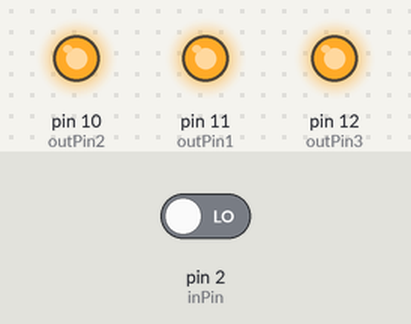
Simulated run of this sketch. Board: Arduino Uno, built with avr-gcc and run on an emulated ATmega328P. Parts: output pins drawn as LEDs (lit = HIGH). The inputs (shaded band) are chosen by the test bench; at power-on: pin 2 (inPin) LOW.

Above: at 1.2 s.
1.3 s: pin 2 (inPin) driven HIGH
At 1.9 s:
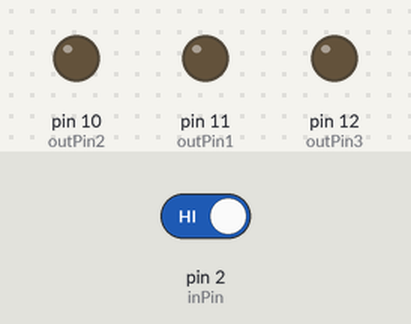
Timing chart, 0 to 4.3 s (numbered marks = the images above; inputs shaded):
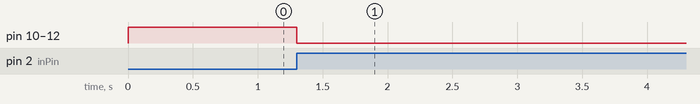

The sketch:

sketch_jul31d.ino
```cpp
int inPin = 2;         // the number of the input pin
int outPin1 = 11;       // the number of the output pin
int outPin2 = 10;
int outPin3 = 12;

int state = HIGH;      // the current state of the output pin
int reading;           // the current reading from the input pin
int previous = LOW;    // the previous reading from the input pin

// the follow variables are long's because the time, measured in miliseconds,
// will quickly become a bigger number than can be stored in an int.
long time = 0;         // the last time the output pin was toggled
long debounce = 200;   // the debounce time, increase if the output flickers

void setup()
{
  pinMode(inPin, INPUT);
  pinMode(outPin1, OUTPUT);
  pinMode(outPin2, OUTPUT);
  pinMode(outPin3, OUTPUT);
}

void loop()
{
  reading = digitalRead(inPin);

  // if the input just went from LOW and HIGH and we've waited long enough
  // to ignore any noise on the circuit, toggle the output pin and remember
  // the time
  if (reading == HIGH && previous == LOW && millis() - time > debounce) {
    if (state == HIGH)
      state = LOW;
    else
      state = HIGH;

    time = millis();
  }

  digitalWrite(outPin1, state);
  digitalWrite(outPin2, state);
  digitalWrite(outPin3, state);

  previous = reading;
}
```

Measured:
- after the input at 1.3 s, pin 10 (outPin2), pin 11 (outPin1), pin 12 (outPin3): HIGH → LOW at once
